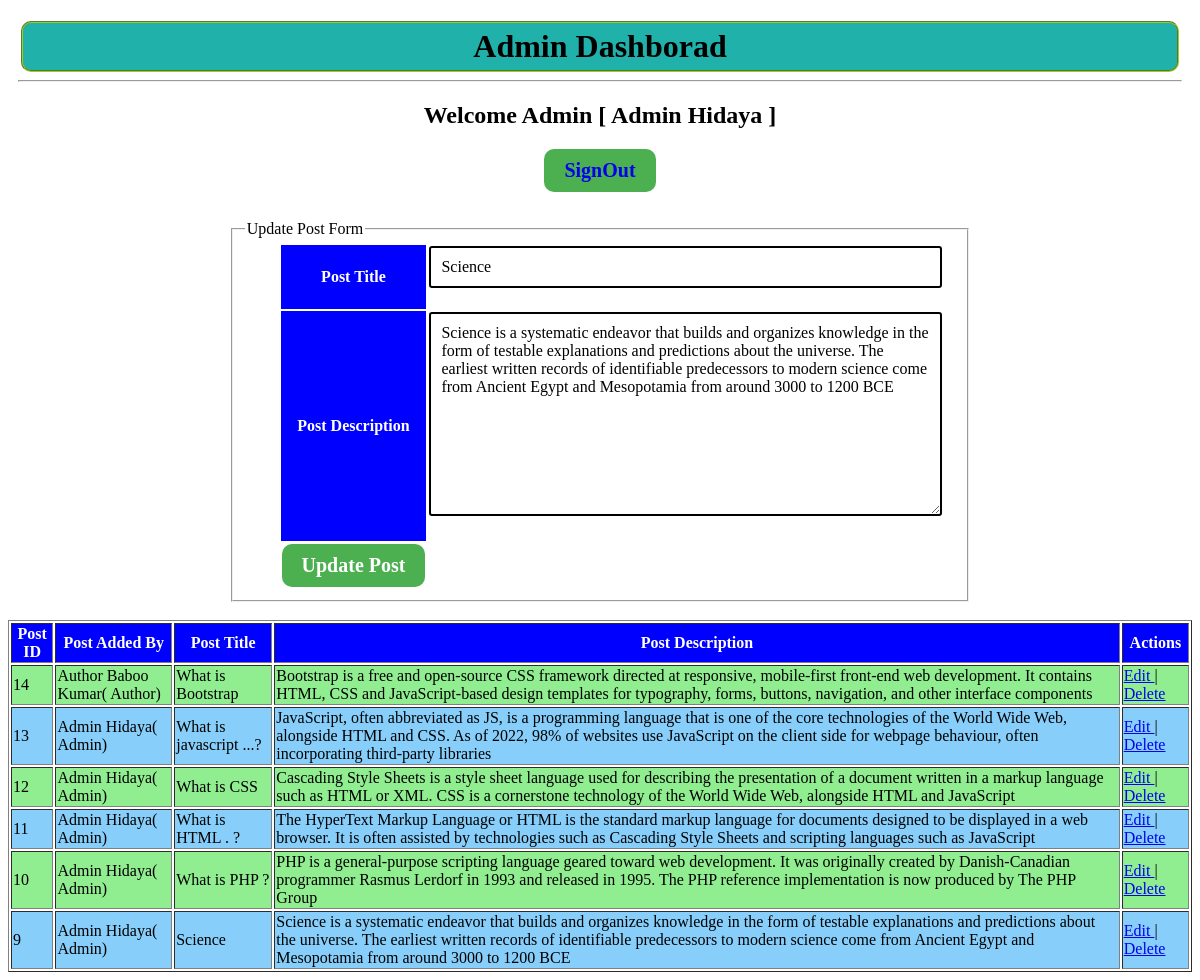
/admin/index.php?post_id=9 (signed in), run on the app's committed database.
### tables this page shows
CREATE TABLE `posts` (
  `post_id` int(11) NOT NULL AUTO_INCREMENT,
  `added_by_user_role_id` int(11) DEFAULT NULL,
  `post_title` text DEFAULT NULL,
  `post_description` longtext DEFAULT NULL,
  `is_active` enum('Active','Inactive') DEFAULT 'Active',
  PRIMARY KEY (`post_id`),
  KEY `author_user_role_id` (`added_by_user_role_id`),
  CONSTRAINT `posts_ibfk_1` FOREIGN KEY (`added_by_user_role_id`) REFERENCES `user_role` (`user_role_id`) ON DELETE CASCADE ON UPDATE CASCADE
);

CREATE TABLE `users` (
  `user_id` int(11) NOT NULL AUTO_INCREMENT,
  `full_name` varchar(100) DEFAULT NULL,
  `gender` enum('Female','Male') DEFAULT 'Male',
  `user_email` varchar(100) DEFAULT NULL,
  `user_password` text DEFAULT NULL,
  `is_active` enum('Active','Inactive') DEFAULT 'Active',
  PRIMARY KEY (`user_id`)
);

CREATE TABLE `roles` (
  `role_id` int(11) NOT NULL AUTO_INCREMENT,
  `role_type` varchar(100) DEFAULT NULL,
  PRIMARY KEY (`role_id`)
);

### admin/index.php (the view, shortened to what this page needs)
<!DOCTYPE html>
<html>
<head>
</head>
<body>
	<?php
	require_once 'manage_posts.php';
	$posts = getAllPosts();
	?>
	<center>
		<div id="header">
			<h1>Admin Dashborad</h1>
			<hr />
			<h2>Welcome Admin [
				<?php
				echo $_SESSION['user']['full_name'];
				?>
				]</h2>
			<button><a style="text-decoration:none" href="../logout_users.php">SignOut</a></button>
		</div>
		<?php
		if (isset($_GET['post_id'])) {
			EditFormPost("post_process.php", "POST", $_GET['post_id']);
		} else {
			AddFormPost("post_process.php", "POST");
		}
		?>
		<table id="post" border="1" width="100%">
			<tr>
				<th>Post ID</th>
				<th>Post Added By</th>
				<th>Post Title</th>
				<th>Post Description</th>
				<th>Actions</th>
			</tr>
			<?php
			if ($posts->num_rows > 0) {
				while ($post = mysqli_fetch_assoc($posts)) {
			?>
					<tr>
						<td>
							<?php echo $post['post_id']; ?>
						</td>
						<td>
							<?php
							echo getUserFullNameByUserRoleId($post['added_by_user_role_id']);
							?>
						</td>
						<td>
							<?php echo $post['post_title']; ?>
						</td>
						<td>
							<?php echo $post['post_description']; ?>
						</td>
						<td>
							<a href="index.php?post_id=<?php echo $post['post_id']; ?>">
								Edit
							</a>
							|
							<a href="javascript:void(0)" post_id="<?php echo $post['post_id']; ?>" onclick="deletePost(this)">
								Delete
							</a>
						</td>
					</tr>
				<?php
				}
			}
			?>
		</table>
	</center>
</body>
</html>

### admin/manage_posts.php (shortened to what this page needs)
<?php
require_once '../require/connection.php';
function getAllPosts()
{
	global $connection;
	$query = "SELECT * FROM posts ORDER BY `posts`.`post_id` DESC";
	$res = mysqli_query($connection, $query);
	return $res;
}
function getUserFullNameByUserRoleId($user_role_id)
{
	global $connection;
	$query = "SELECT `roles`.`role_type`, `users`.`full_name` FROM `users`
		INNER JOIN `user_role` ON `users`.`user_id` = `user_role`.`user_id`
		INNER JOIN `roles` ON `user_role`.`role_id` = `roles`.`role_id`
		WHERE `user_role`.`user_role_id` = $user_role_id";
	$res = mysqli_query($connection, $query);
	$data = mysqli_fetch_assoc($res);
	return $data['full_name'] . "( " . $data['role_type'] . ")";
}
?>
<?php
function getPostByPostId($post_id)
{
	global $connection;
	$query = "SELECT * FROM `posts` WHERE `posts`.`post_id` = $post_id";
	$res = mysqli_query($connection, $query);
	$data = mysqli_fetch_assoc($res);
	return $data;
}
function EditFormPost($action = "", $method = "GET", $post_id)
{
	$data = getPostByPostId($post_id);
?>
	<br />
	<fieldset style="width: 60%">
		<legend>Update Post Form</legend>
		<form action="<?php echo $action; ?>" method="<?php echo $method; ?>">
			<table>
				<tr>
					<th>Post Title</th>
					<td>
						<input type="text" name="post_title" required value="<?php echo $data['post_title']; ?>">
					</td>
				</tr>
				<tr>
					<th>Post Description</th>
					<td>
						<textarea cols="50" rows="10" name="post_desc" required><?php echo $data['post_description']; ?></textarea>
					</td>
				</tr>
				<tr>
					<td align="center">
						<input style=" background-color: #4CAF50;
							color: white;
							padding: 10px 20px;
							border: none;
			border-radius: 3px;
			font-size: 20px;
			cursor: pointer;
			border-radius: 10px;
			font-weight: bold; " type="submit" name="update_post" value="Update Post">
					</td>
				</tr>
			</table>
		</form>
	</fieldset>
	<br />
<?php
}
?>

### admin/index.php (style rules this page uses)
#header { padding: 10px; height: auto; text-align: center; }
table tr th { background-color: blue; color: white; }
button { background-color: #4CAF50; color: white; padding: 10px 20px; border: none; border-radius: 3px; font-size: 20px; cursor: pointer; border-radius: 10px; font-weight: bold; }
input[type="text"], textarea { width: 100%; padding: 10px; margin-bottom: 20px; border: 2px solid black; border-radius: 3px; font-size: 16px; }
* { font-family: serif; }
h1 { font-family: cursive; background-color: lightseagreen; border-radius: 10px; border: 2px groove yellowgreen; padding: 5px; margin: 3px; }
#post tr:nth-child(even) { background-color: lightgreen; }
#post tr:nth-child(odd) { background-color: lightskyblue; }

### data on the page
posts: post_title "Science", post_desc "Science is a systematic endeavor that builds and organizes knowledge in the form of testable explanations and predictions about the universe. The earliest written records of identifiable predecessors to modern science come from Ancient Egypt and Mesopotamia from around 3000 to 1200 BCE", post_id "9", added_by_user_role.role_type "Admin Hidaya( Admin)", post_description "Science is a systematic endeavor that builds and organizes knowledge in the form of testable explanations and predictions about the universe. The earliest written records of identifiable predecessors to modern science come from Ancient Egypt and Mesopotamia from around 3000 to 1200 BCE"
posts: post_id "14", added_by_user_role.role_type "Author Baboo Kumar( Author)", post_title "What is Bootstrap", post_description "Bootstrap is a free and open-source CSS framework directed at responsive, mobile-first front-end web development. It contains HTML, CSS and JavaScript-based design templates for typography, forms, buttons, navigation, and other interface components"
posts: post_id "13", added_by_user_role.role_type "Admin Hidaya( Admin)", post_title "What is javascript ...?", post_description "JavaScript, often abbreviated as JS, is a programming language that is one of the core technologies of the World Wide Web, alongside HTML and CSS. As of 2022, 98% of websites use JavaScript on the client side for webpage behaviour, often incorporating third-party libraries"
posts: post_id "12", added_by_user_role.role_type "Admin Hidaya( Admin)", post_title "What is CSS", post_description "Cascading Style Sheets is a style sheet language used for describing the presentation of a document written in a markup language such as HTML or XML. CSS is a cornerstone technology of the World Wide Web, alongside HTML and JavaScript"
posts: post_id "11", added_by_user_role.role_type "Admin Hidaya( Admin)", post_title "What is HTML . ?", post_description "The HyperText Markup Language or HTML is the standard markup language for documents designed to be displayed in a web browser. It is often assisted by technologies such as Cascading Style Sheets and scripting languages such as JavaScript"
posts: post_id "10", added_by_user_role.role_type "Admin Hidaya( Admin)", post_title "What is PHP ?", post_description "PHP is a general-purpose scripting language geared toward web development. It was originally created by Danish-Canadian programmer Rasmus Lerdorf in 1993 and released in 1995. The PHP reference implementation is now produced by The PHP Group"

### other printed values
$_SESSION['user']['full_name'] "Admin Hidaya"
